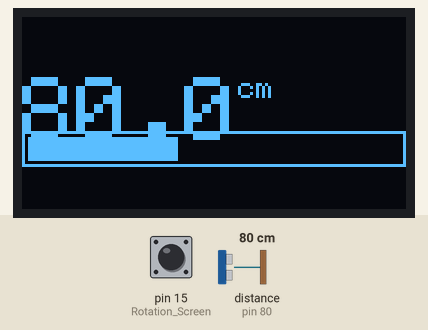
Bench run of a sketch on a simulated Arduino Nano, built with avr-gcc and run on an emulated ATmega328P. On the bench: 128×64 one-colour display. The inputs (shaded band) are chosen by the test bench; at power-on: distance to the obstacle (sensor on pin 80) 80 cm, pin 15 (Rotation_Screen) HIGH. What the sketch prints to the serial monitor is not drawn.

Above: at 1.2 s.
1.3 s: distance to the obstacle (sensor on pin 80) set to 2 cm
At 2.7 s:
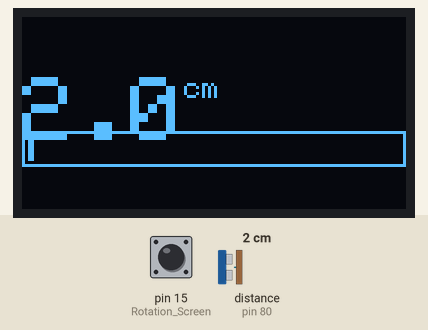
3.7 s: pin 15 (Rotation_Screen) pulled LOW for 3.2 s
At 7.8 s:
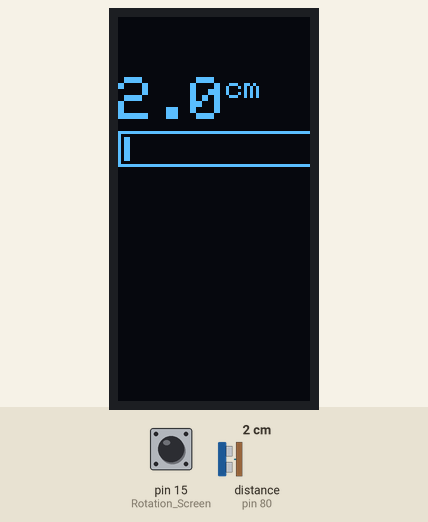
8.4 s: distance to the obstacle (sensor on pin 80) set to 4 cm
At 10.0 s:
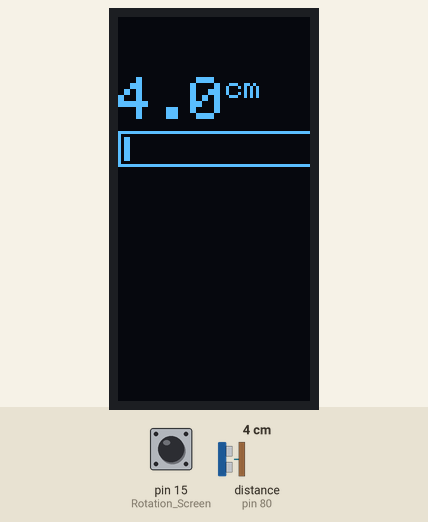
10.9 s: pin 15 (Rotation_Screen) pulled LOW for 1 s
At 13.3 s:
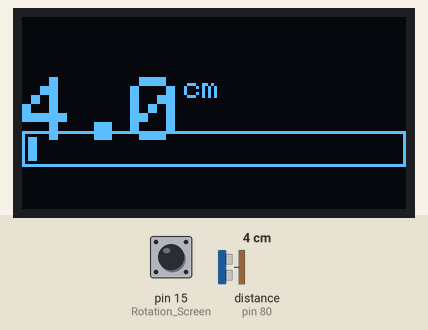
13.6 s: distance to the obstacle (sensor on pin 80) set to 9 cm
At 15.1 s:
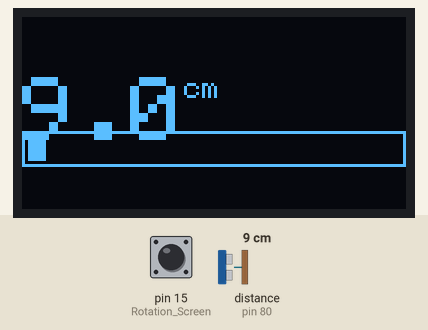
Timing chart, 0 to 16.4 s (numbered marks = the images above; inputs shaded):
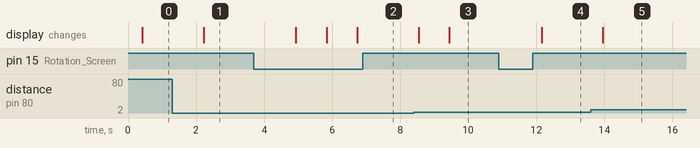

Measured:
- after the input at 1.3 s, the display: changes after 0.93 s (image 1)
- after the input at 3.7 s, the display: changes after 1.2 s (image 2)
- after the input at 8.4 s, the display: first changes after 0.14 s (image 3 shows a later state)
- after the input at 10.9 s, the display: changes after 1.3 s (image 4)
- after the input at 13.6 s, the display: changes after 0.36 s (image 5)

The sketch:

Single.ino
```cpp
/* This example shows how to get single-shot range
  measurements from the VL53L0X. The sensor can optionally be
  configured with different ranging profiles, as described in
  the VL53L0X API user manual, to get better performance for
  a certain application. This code is based on the four
  "SingleRanging" examples in the VL53L0X API.

  The range readings are in units of mm. */
/* Arduino-Nano

  充电宝5V口输入供电，Nano的3.3V输出口并联一个100Ω电阻接地，起到
  增大充电宝输出电流作用，充电宝就不会10s后关闭。

  所有元件共地！

  OLED 1306
  GND-GND    VDD-3.3V  SCK-A5(19)    SDA-A4(18)

  TOF200C：GY-VL5310X
  GND-GND    VDD-3.3V  SCK-A5(19)    SDA-A4(18)

  屏幕旋转按钮
  Button-A1(15)        Button-GND
*/
#include <Wire.h>
#include <VL53L0X.h>
VL53L0X sensor;

#include <Adafruit_GFX.h>
#include <Adafruit_SSD1306.h>
#define OLED_RESET 4
Adafruit_SSD1306 display(OLED_RESET);
#if (SSD1306_LCDHEIGHT != 64)
#error("Height incorrect, please fix Adafruit_SSD1306.h!");
#endif

//控制屏幕方向-->0:正常显示；1：向右旋转90度；2：屏幕翻转180度；3：屏幕旋转270度。
int Rotation = 0; //初始化屏幕方向
//定义接受端口D8用于每摁一次屏幕旋转90度
int Rotation_Screen = 15;
int TextSize = 3;
int DrawWight = 124;

// Uncomment this line to use long range mode. This
// increases the sensitivity of the sensor and extends its
// potential range, but increases the likelihood of getting
// an inaccurate reading because of reflections from objects
// other than the intended target. It works best in dark
// conditions.

//#define LONG_RANGE

// Uncomment ONE of these two lines to get
// - higher speed at the cost of lower accuracy OR
// - higher accuracy at the cost of lower speed

//#define HIGH_SPEED
#define HIGH_ACCURACY

void setup()
{
  Serial.begin(9600);
  Wire.begin();
  sensor.setAddress(0x50);
  sensor.setTimeout(500);
  if (!sensor.init())
  {
    Serial.println(F("Failed to detect and initialize sensor!"));
    while (1) {}
  }

#if defined LONG_RANGE
  // lower the return signal rate limit (default is 0.25 MCPS)
  sensor.setSignalRateLimit(0.1);
  // increase laser pulse periods (defaults are 14 and 10 PCLKs)
  sensor.setVcselPulsePeriod(VL53L0X::VcselPeriodPreRange, 18);
  sensor.setVcselPulsePeriod(VL53L0X::VcselPeriodFinalRange, 14);
#endif

#if defined HIGH_SPEED
  // reduce timing budget to 20 ms (default is about 33 ms)
  sensor.setMeasurementTimingBudget(20000);

#elif defined HIGH_ACCURACY
  // increase timing budget to 200 ms
  sensor.setMeasurementTimingBudget(200000);
#endif

  display.begin(SSD1306_SWITCHCAPVCC, 0x3C);  // initialize with the I2C addr 0x3C (for the 128x64) ，0x3C为I2C协议通讯地址，需根据实际情况更改

  pinMode(Rotation_Screen, INPUT_PULLUP); //设置管脚为旋转屏幕信号输入上拉，令到它值为HIGH
}

void loop()
{
  Serial.println(sensor.readRangeSingleMillimeters()); //单次测量
  if (sensor.timeoutOccurred())
  {
    Serial.println(F(" TIMEOUT"));
  }

  //控制屏幕方向
  if (digitalRead(Rotation_Screen) < 1)
  {
    delay(1);
    Rotation = Rotation + 1;
    if (Rotation > 3)
    {
      Rotation = 0;
    }
  }
  //通过取余判断当前页面方向来改变字体大小
  if ((Rotation == 0) || (Rotation == 2))
  {
    TextSize = 3;  //横向时字体大小为3
    DrawWight = 124;  //横向时动态实心矩形宽124
  }
  else
  {
    TextSize = 2;  //正反向时字体大小为2
    DrawWight = 60;  //正反向时动态实心矩形宽60
  }

  //算术平均滤波法
  float distan;
  distan = Filter();
  //distan = distan / 10; //减5cm的偏移量得准确值
  /*------------------------显示距离---------------------*/
  display.clearDisplay();   //显示之前清屏
  display.setRotation(Rotation);  //旋转屏幕
  display.setTextSize(TextSize);  //选择字号
  display.setTextColor(WHITE);  //字体颜色
  display.setCursor(0, 20);  //字体位置
  display.print(distan, 1); //显示一位小数
  display.setTextSize(1);
  display.println(F("cm"));
  display.drawRect(0, 38, 128, 12, WHITE);
  display.fillRect(2, 40, map(distan, 2, 200, 2, DrawWight), 8, WHITE);  //map(要映射的值，旧区间初值，旧区间终值，新区间初值，新区间终值)
  //进度条采用静态空心矩形套一个动态实心矩形实现//
  display.display();  //显示图形
  delay(510);
}

// 算术平均滤波法
#define FILTER_N 10
float Filter() {
  int i;
  float filter_sum = 0;
  for (i = 0; i < FILTER_N; i++) {
    filter_sum += sensor.readRangeSingleMillimeters();
    //delay(25);
  }
  return (float)(filter_sum / FILTER_N / 10);
}
```
